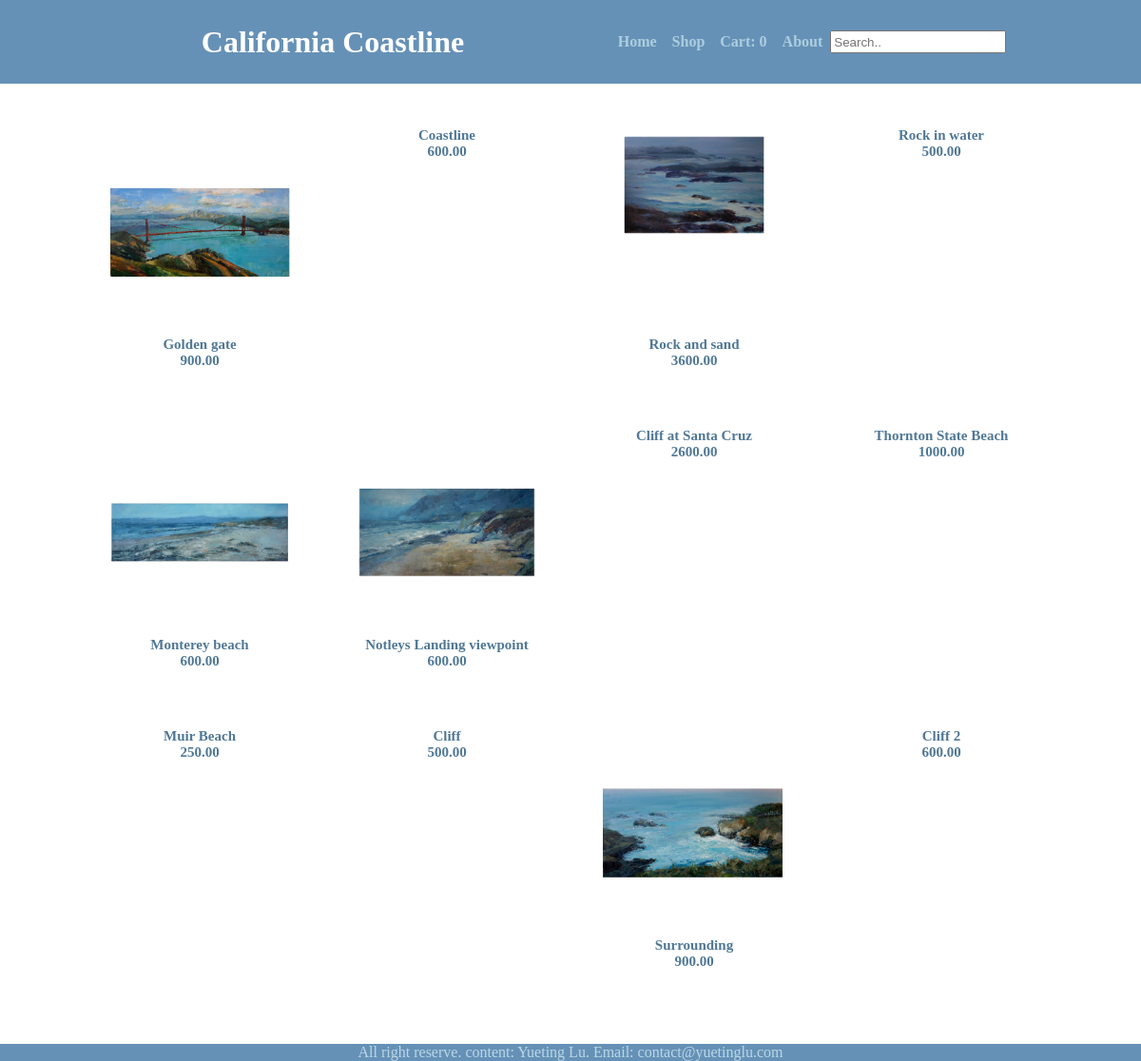
/m12的副本/demo/product_list.php, run on the app's committed database.
### tables this page shows
CREATE TABLE `products` (
  `id` int(11) NOT NULL,
  `name` varchar(64) NOT NULL,
  `email` varchar(128) NOT NULL,
  `url` varchar(256) NOT NULL,
  `price` decimal(11,2) NOT NULL,
  `description` varchar(512) NOT NULL,
  `data_create` datetime NOT NULL,
  `data_modify` datetime NOT NULL,
  `main_image` varchar(128) NOT NULL,
  `other_images` varchar(512) NOT NULL,
  `category` varchar(16) NOT NULL
);

### m12的副本/demo/product_list.php (the view, shortened to what this page needs)
<?php
require_once "db_connect.php";
?><!DOCTYPE html>
<html lang="en">
<head>
<link rel="stylesheet" href="css/common.css">
<link rel="stylesheet" href="css/grid.css">
<link rel="stylesheet" href="css/theme.css">
</head>
<body>
<div class="product-container">
	<div class="container">
			<div class="grid">
				<div class="row gutters">
		<?php
		$query_string = "
			SELECT * FROM products
		";
		$result = $conn->query($query_string);
		while($row = $result->fetch_object()) {
			?>
			<div class="col-sm-6 col-md-3">
				<div class="product">
					<img src="<?= $row->main_image ?>" alt="" class="media-image">
					<div class="product-description"><button class="centered-child js-addtocart">Add To Cart</button></div>
				</div>
				<div class="product-price">
					<a href=<?= $row->url ?>><?= $row->name ?></br><span><?= $row->price ?></span></a>
				</div>
			</div>
			<?php
		}
		?>
				</div>
			</div>
	</div>
</div>
</body>
</html>

### m12的副本/demo/css/common.css (style rules this page uses)
:root { --color-main:gray; --color-sub:white; }
* { box-sizing:border-box; }
body { margin:0; font-family:futura ; font-size:100%; }
h1 { font-size:1.5em; }
a { font-weight:bold; text-decoration:none; color:inherit; }
.container { max-width:1000px; margin-right: auto; margin-left: auto; }
.media-image { max-width:100%; vertical-align: middle; }
.nav-crumbs ul, .nav-tabs ul, .nav-pills ul, .nav-horizontal ul, .flex-parent { display:flex; }
.flex-none { flex:none; }
.flex-center { align-items:center; }
.collapsed, .nav ul { list-style-type:none; margin-top: 0; margin-bottom: 0; padding-left: 0; }
.nav a { display:block; padding:0.2em 0.5em; color:var(--color-main); }
.centered-child { position:absolute; top:50%; left:50%; transform:translate(-50%,-50%); }
button { border: none; padding: 8px; text-align: center; text-decoration: none; display: inline-block; font-size: 0.8em; background-color:#ACCEDE; color:#2A4968; font-family:futura; }
.footer { position: fixed; margin-top: 2%; left: 0; bottom: 0; width: 100%; text-align: center; background-color:#6691B7; font-family:futura; color: #BAD8E5; }

### m12的副本/demo/css/grid.css (style rules this page uses)
:root { --gutter-size:20px; --gutter-size-small:5px; }
.grid { overflow:hidden; }
.row { display:flex; flex-wrap:wrap; }
.row.gutters { margin-top:calc(-2 * var(--gutter-size)); margin-left:calc(-1 * var(--gutter-size)); margin-right:calc(-1 * var(--gutter-size)); }
[class*='col-'] { flex: 0 0 auto; }
.gutters>[class*='col-'] { margin-top:calc(2 * var(--gutter-size)); padding-left:var(--gutter-size); padding-right:var(--gutter-size); }
.col-sm-6 { width:50%; }
.col-sm-12 { width:100%; }
@media (min-width:600px) { .col-md-3 { width:25%; } }
@media (min-width:600px) { .col-md-6 { width:50%; } }

### m12的副本/demo/css/theme.css (style rules this page uses)
:root { --color-main:#ACCEDE; --color-sub:white; --color-off:#bbb; }
body { background-color:white; }
header { background-color:#6691B7; width: 100%; text-align: center; }
header h1 { margin: 0.8em; font-size:2em; color:white; font-family: futura; }
.product-container { margin-bottom: 8%; margin-top: 2%; }
.product { position:relative; overflow:hidden; margin-top: 10%; }
.product-description { position:absolute; top:0; left:0; width:100%; height:100%; background-color:rgba(172,206,222,0.6); transform:translateY(100%); transition:all 0.2s; }
.product-price { font-size: 15px; vertical-align: middle; text-align: center; font-family:futura thin ; color:#507896; }

### data on the page
products: main_image (picture), name "Golden gate", price "900.00"
products: name "Coastline", price "600.00"
products: main_image (picture), name "Rock and sand", price "3600.00"
products: name "Rock in water", price "500.00"
products: main_image (picture), name "Monterey beach", price "600.00"
products: main_image (picture), name "Notleys Landing viewpoint", price "600.00"
products: name "Cliff at Santa Cruz", price "2600.00"
products: name "Thornton State Beach", price "1000.00"
products: name "Muir Beach", price "250.00"
products: name "Cliff", price "500.00"
products: main_image (picture), name "Surrounding", price "900.00"
products: name "Cliff 2", price "600.00"
